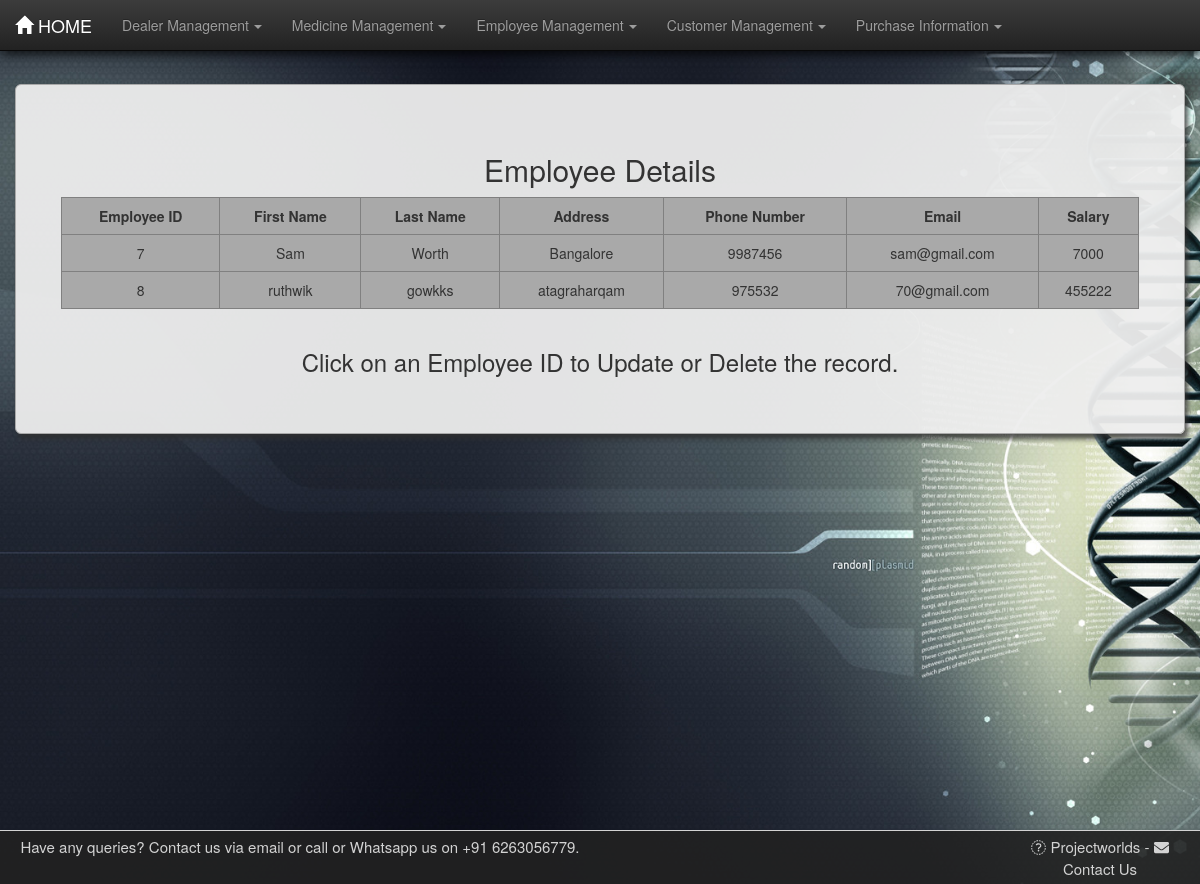
Screenshot of /pharma/emptable/ with the database file from the repository.
### pharma/models.py (models this page shows, shortened)
class Employee(models.Model):
    e_id = models.IntegerField(unique=True)
    fname = models.CharField(max_length=30)
    lname = models.CharField(max_length=30)
    address = models.CharField(max_length=100)
    email = models.CharField(max_length=50)
    sal = models.CharField(max_length=20)
    phn_no = models.BigIntegerField(unique=True)

### pharma/views.py (the view)
def emptable(request):
    emp = Employee.objects.all()
    dict = {"emp": emp}
    return render(request, 'pharma/emptable.html', dict)

### pharma/templates/pharma/emptable.html (shortened to what this page needs)
{% load staticfiles %}
<!DOCTYPE html>
<html lang="en">
<head>
    <link rel="stylesheet" href="{% static 'pharma/css/bootstrap.min.css' %}">
    <link rel="stylesheet" href="{% static 'pharma/css/bootstrap-theme.min.css' %}">
    <link rel="stylesheet" href="{% static 'pharma/css/style.css' %}">
</head>
<body>
<nav class="navbar navbar-inverse navbar-fixed-top">
    <div class="container-fluid">
        <div class="navbar-header">
            <a href="/pharma/" class="navbar-brand"><span
                    class="glyphicon glyphicon glyphicon-home"></span>&nbsp;HOME</a>
        </div>
        <div class="collapse navbar-collapse" id="thisnav">
            <ul class="nav navbar-nav">
                <li class="dropdown"><a href="#" class="dropdown-toggle" data-toggle="dropdown">Dealer Management<b
                        class="caret"></b></a>
                </li>
                <li class="dropdown"><a href="#" class="dropdown-toggle" data-toggle="dropdown">Medicine Management<b
                        class="caret"></b></a>
                </li>
                <li class="dropdown"><a href="#" class="dropdown-toggle" data-toggle="dropdown">Employee Management<b
                        class="caret"></b></a>
                </li>
                <li class="dropdown"><a href="#" class="dropdown-toggle" data-toggle="dropdown">Customer Management<b
                        class="caret"></b></a>
                </li>
                <li class="dropdown"><a href="#" class="dropdown-toggle" data-toggle="dropdown">Purchase Information<b
                        class="caret"></b></a>
                </li>
            </ul>
        </div>
    </div>
</nav>
<div class="container-fluid martop7">
    <div class="jumbotron jumcust">
        <h2>Employee Details</h2>
        <div class="row">
            <div class="col-md-1">
            </div>
            <table border="1" class="table table-responsive table-hover col-md-10">
                <tr>
                    <th>Employee ID</th>
                    <th>First Name</th>
                    <th>Last Name</th>
                    <th>Address</th>
                    <th>Phone Number</th>
                    <th>Email</th>
                    <th>Salary</th>
                </tr>
                {% for foo in emp %}
                    <tr>
                        <td class="idlink"><a href="/pharma/empformview{{ foo.id }}/">{{ foo.e_id }}</a></td>
                        <td>{{ foo.fname }}</td>
                        <td>{{ foo.lname }}</td>
                        <td>{{ foo.address }}</td>
                        <td>{{ foo.phn_no }}</td>
                        <td>{{ foo.email }}</td>
                        <td>{{ foo.sal }}</td>
                    </tr>
                {% endfor %}
            </table>
        </div>
        <footer><h3>Click on an Employee ID to Update or Delete the record.</h3></footer>
    </div>
</div>
<footer id="contact" class="container-fluid text-center">
    <div class="row">
        <div class="left-footer col-lg-6">
            <span class="footer-text">Have any queries? Contact us via email or call or Whatsapp  us on +91 6263056779.</span>
        </div>
        <div class="col-lg-4"></div>
        <div class="right-footer col-lg-2">
                <span class="linkto" onclick=" window.open('https://projectworlds.in/', '_blank'); return false;"><i
                        class="fab fa-globe-square prefix mr-1"></i> Projectworlds</span>
            <span>-</span>
            <span class="linkto" data-toggle="modal" data-target="#modalContactForm"><i
                    class="fa fa-envelope prefix mr-1"></i> Contact Us</span>
        </div>
    </div>
</footer>
</body>
</html>

### pharma/static/pharma/css/style.css (style rules this page uses)
body { background-image: url("images/bghome.jpg"); background-size: cover; background-attachment: fixed; min-height: 100vh; }
.caret { margin-left: 5px; }
table { text-align: center; border-collapse: collapse; background-color: darkgray; }
th { text-align: center; }
.martop7 { margin-top: 7%; }
.jumcust { box-shadow: 3px 5px 5px rgba(47, 47, 47, 0.8); border: 1px solid darkgrey; border-radius: 0px; text-align: center; background-color: rgba(238, 238, 238, 0.95); }
.table>tbody>tr>td, .table>tbody>tr>th { border-top: none; }
a:link { text-decoration: none; color: #333; }
#contact { padding-top: 0.5rem; padding-bottom: 0.5rem; border-top: 1px solid; background-color: rgba(34, 34, 34, 0.9); color: lightgray; font-size: 1.5rem; position: fixed; left: 0; bottom: 0; width: 100%; }
.linkto { cursor: pointer; }
.navbar { box-shadow: 2px 3px 10px rgba(0, 0, 0, 0.8); }

### rows the page displays
Employee: e_id "7", fname "Sam", lname "Worth", address "Bangalore", phn_no "9987456", email "sam@gmail.com", sal "7000"
Employee: e_id "8", fname "ruthwik", lname "gowkks", address "atagraharqam", phn_no "975532", email "70@gmail.com", sal "455222"
